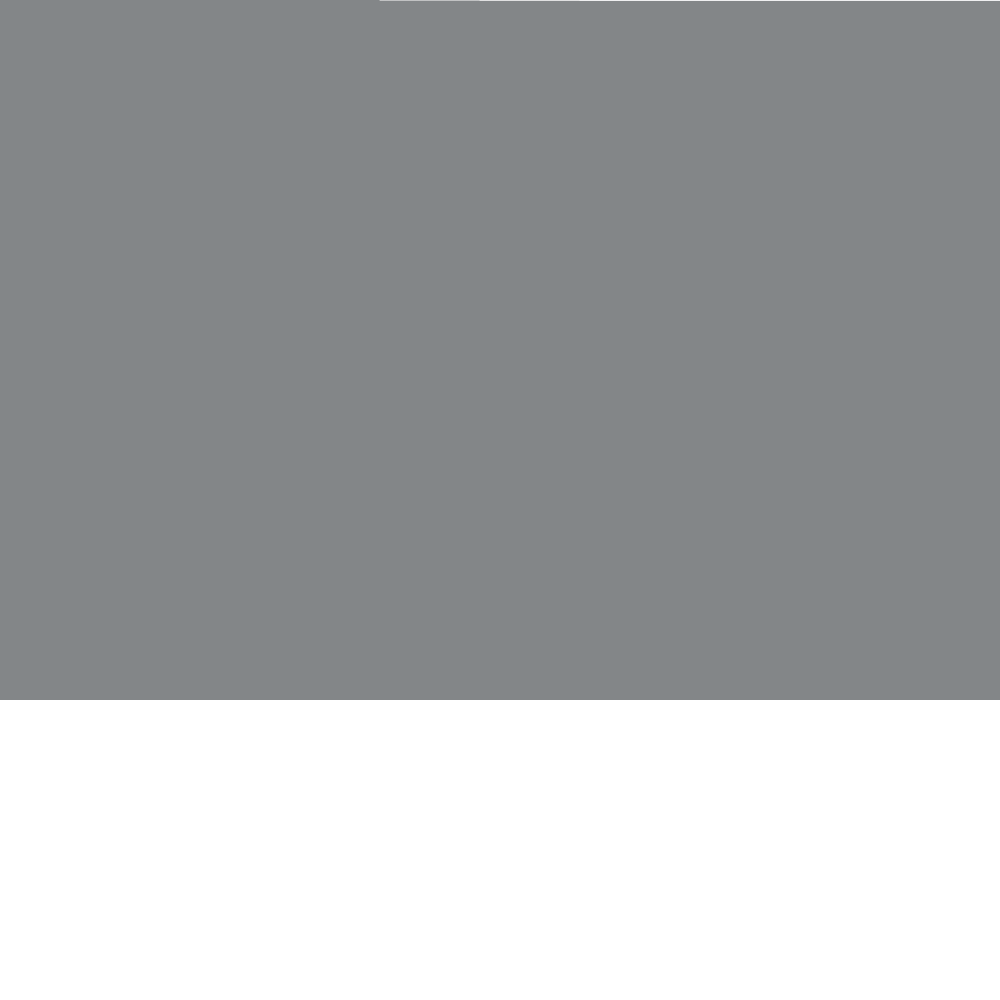
Frame 1 (no input)
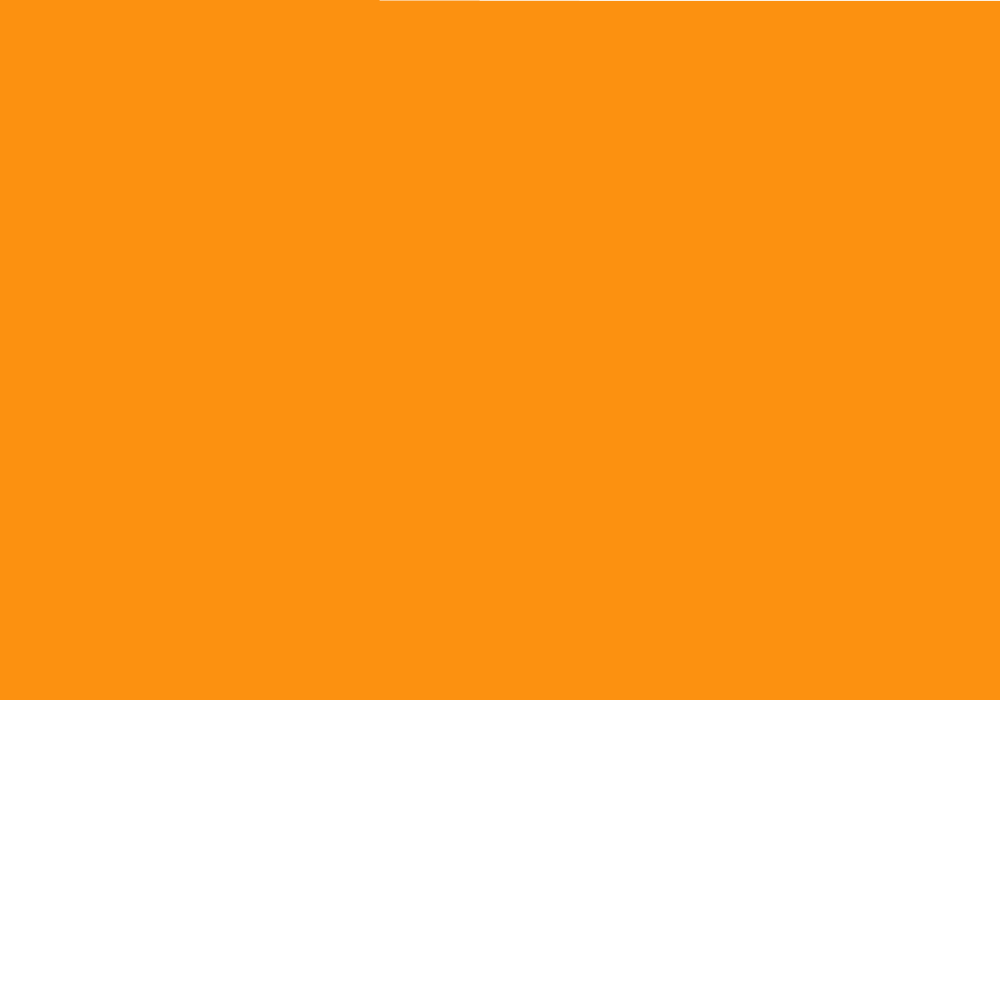
Frame 60 (no input)
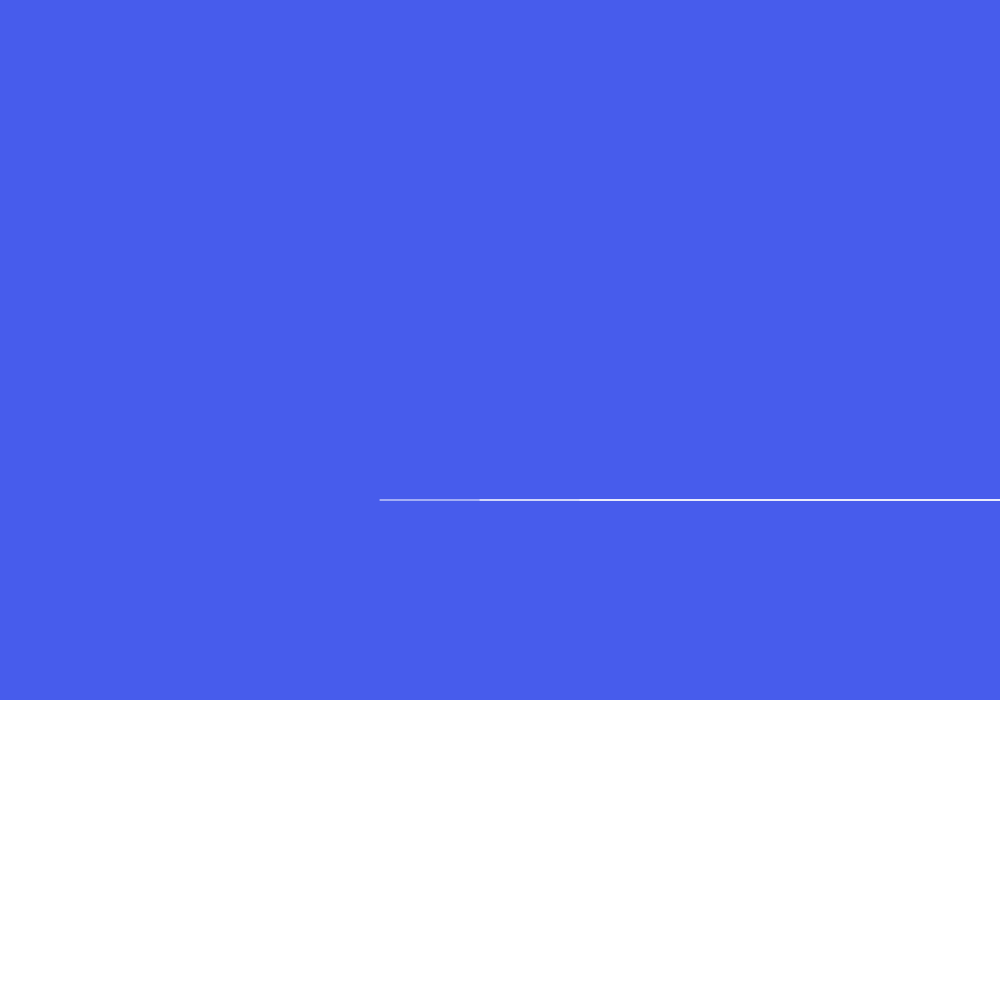
Frame 120 (the mouse pressed at the canvas centre since frame 60)

The p5.js sketch that drew these frames (run headless with seeded random() and noise() and a simulated clock; from frame 60 on, the mouse is pressed at the canvas centre):

// p5.js sketch
// ── sketch.js
let yPos = 0;

function setup(){
    createCanvas(1000, 1000);
    frameRate(30);
}

function draw() {
  let r = map(sin(frameCount * 0.03), -1, 1, 0, 255);
  let g = map(sin(frameCount * 0.05), -1, 1, 0, 255);
  let b = map(sin(frameCount * 0.07), -1, 1, 0, 255);
  background(r, g, b);
  stroke(255)
  
  yPos = yPos - 1;
  if (yPos < 0) {
    yPos = height;
  }
  line(380, mouseX, width, mouseY);

  yPos = yPos - 1;
  if (yPos < 0) {
    yPos = height;
  }
  line(480, mouseX, width, mouseY);

  yPos = yPos - 1;
  if (yPos < 0) {
    yPos = height;
  }
  line(580, mouseX, width, mouseY);
  
  push()
  noStroke()
  rect(000,700,1000)
  pop()
}
